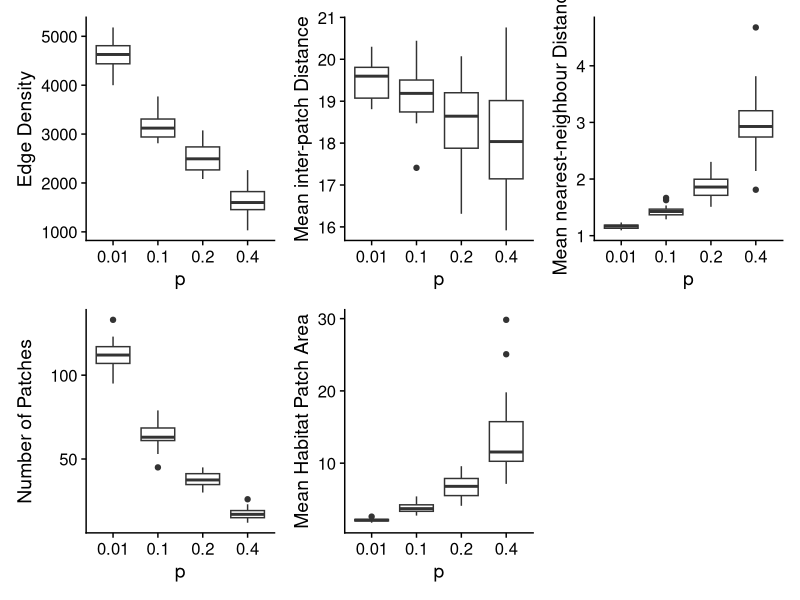

Recreate this plot in R.

rm(list = ls())

library(tidyverse)
library(cowplot)
library(patchwork)

df <- read.csv("Results/Results_Folder/Exploring Metapopulation Capacity/Configuration Distance Relationship/config_dist_summary.csv")

p1 <- ggplot(df, aes(x = as.factor(p), y = edge_density)) +
  geom_boxplot() +
  labs(x = "p", y = "Edge Density") +
  theme_minimal() +
  theme(axis.text.x = element_text(angle = 45, hjust = 1)) +
  theme_cowplot()

p2 <- ggplot(df, aes(x = as.factor(p), y = mean_distance )) +
  geom_boxplot() +
  labs(x = "p", y = "Mean inter-patch Distance") +
  theme_minimal() +
  theme(axis.text.x = element_text(angle = 45, hjust = 1)) +
  theme_cowplot()

p3 <- ggplot(df, aes(x = as.factor(p), y = mean_nearest_distance )) +
  geom_boxplot() +
  labs(x = "p", y = "Mean nearest-neighbour Distance") +
  theme_minimal() +
  theme(axis.text.x = element_text(angle = 45, hjust = 1)) +
  theme_cowplot()

p4 <- ggplot(df, aes(x = as.factor(p), y = num_patches )) +
  geom_boxplot() +
  labs(x = "p", y = "Number of Patches") +
  theme_minimal() +
  theme(axis.text.x = element_text(angle = 45, hjust = 1)) +
  theme_cowplot()

p5 <- ggplot(df, aes(x = as.factor(p), y = mean_patch_area )) +
  geom_boxplot() +
  labs(x = "p", y = "Mean Habitat Patch Area") +
  theme_minimal() +
  theme(axis.text.x = element_text(angle = 45, hjust = 1)) +
  theme_cowplot()

p1 + p2 + p3 + p4 + p5
